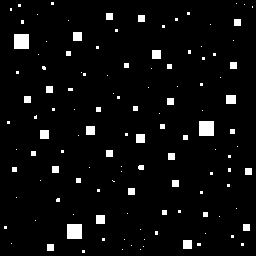
#> input picture Lab5/pics/squares.tif, 256 x 256 px
$ python squares.py
#> lines starting #> are read from the running program, lines starting #| are printed output that depends on the picture; after the words box and inside, x2 and y2 are one past the last pixel; in counts of white or black regions, pixels touching at a corner belong together
from pathlib import Path
import numpy as np
import matplotlib.pyplot as plt
from scipy import ndimage
from PIL import Image

# ----------------------------------------------------- load image ---------------------------------------------
file_name = Path('.', 'pics', 'squares.tif')

# Open the image with pillow and convert to numpy array
image = Image.open(file_name)
#> image is the input picture: PIL image 256x256 1; 4.3% white; 122 white regions (82 under 20 px), largest, box (x1, y1, x2, y2) and area: (14, 34, 29, 49) 225, (199, 121, 214, 136) 225, (67, 224, 82, 239) 225
bin_image = np.asarray(Image.open(file_name))

nRows = bin_image.shape[0]
#> nRows = 256
nCols = bin_image.shape[1]
#> nCols = 256

ker5 = np.ones((5, 5), dtype=bool)
ker6 = np.ones((6, 6), dtype=bool)

eroded5 = ndimage.binary_erosion(bin_image, structure=ker5)
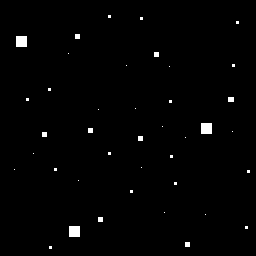
#> eroded5: shape (256, 256) bool; 1.1% white; 40 white regions (29 under 20 px), largest, box (x1, y1, x2, y2) and area: (16, 36, 27, 47) 121, (201, 123, 212, 134) 121, (69, 226, 80, 237) 121
im5 = ndimage.binary_dilation(eroded5, structure=ker5)
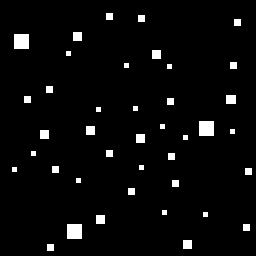
#> im5: shape (256, 256) bool; 3.7% white; 40 white regions, largest, box (x1, y1, x2, y2) and area: (14, 34, 29, 49) 225, (199, 121, 214, 136) 225, (67, 224, 82, 239) 225
eroded6 = ndimage.binary_erosion(bin_image, structure=ker6)
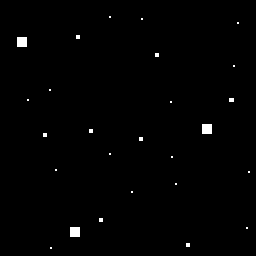
#> eroded6: shape (256, 256) bool; 0.75% white; 26 white regions (22 under 20 px), largest, box (x1, y1, x2, y2) and area: (17, 37, 27, 47) 100, (202, 124, 212, 134) 100, (70, 227, 80, 237) 100, (229, 98, 234, 102) 20
im6 = ndimage.binary_dilation(eroded6, structure=ker6)
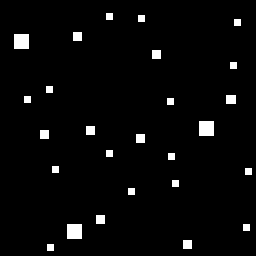
#> im6: shape (256, 256) bool; 3.2% white; 26 white regions, largest, box (x1, y1, x2, y2) and area: (14, 34, 29, 49) 225, (199, 121, 214, 136) 225, (67, 224, 82, 239) 225

# subtract from the squares >5 the squares >6 to get only squraes in shape 5x5
only5 = np.bitwise_xor(im5,im6)
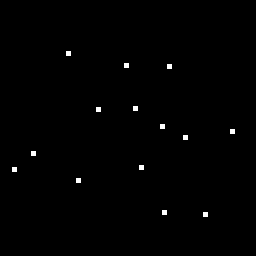
#> only5: shape (256, 256) bool; 0.53% white; 14 white regions, largest, box (x1, y1, x2, y2) and area: (66, 51, 71, 56) 25, (124, 63, 129, 68) 25, (167, 64, 172, 69) 25

# Iterate over the entire image and detect segments
segment_array = []
input_image = only5
while np.sum(input_image) > 0:
    search = True
    segment = np.zeros((nRows, nCols), dtype=bool)
    for i in range(nRows):
        for j in range(nCols):
            if(input_image[i,j] and search):            # find the seed pixel
                search = False
                segment[i,j] = 1
            if(input_image[i,j] and segment[i-1,j]      # find connected pixels and
            or input_image[i,j] and segment[i+1,j]      # add them to the segment
            or input_image[i,j] and segment[i,j-1]
            or input_image[i,j] and segment[i,j+1]):
                segment[i,j] = 1
    segment_array.append(segment)                       # append the found segment to the array
    input_image = np.bitwise_xor(input_image,segment)   # subtract the detected segment from the input
#> this loop made 14 passes
#> input_image: shape (256, 256) bool; every value is 0
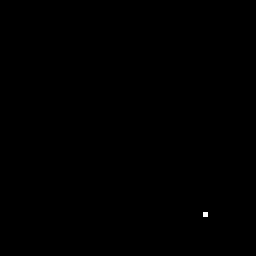
#> segment: shape (256, 256) bool; 0.04% white; 1 white region, box (x1, y1, x2, y2) and area: (203, 212, 208, 217) 25
#> after the loop, segment_array = 14 items

print ('Found Segments: ',len(segment_array))
#| Found Segments:  14
print('\nyou could count all white pixels and divide by 5*5 to get the number of 5x5 squares')

# --------------------------------------------------------- display images ---------------------------------------------
fig0 = plt.figure(1)
plt.subplot(2, 2, 1)
plt.title('original')
plt.imshow(bin_image, cmap='gray')

plt.subplot(2, 2, 2)
plt.title('>=5')
plt.imshow(im5, cmap='gray')

plt.subplot(2, 2, 3)
plt.title('>=6')
plt.imshow(im6, cmap='gray')

plt.subplot(2, 2, 4)
plt.title('result')
plt.imshow(only5, cmap='gray')

plt.tight_layout()
for ax in fig0.get_axes():
    ax.axis('off')
plt.show()

# ------------------------------- segments ------------------------------
fig1 = plt.figure(2)
plt.subplot(2, 2, 1)
plt.title('segment 1')
plt.imshow(segment_array[0], cmap='gray')

plt.subplot(2, 2, 2)
plt.title('segment 2')
plt.imshow(segment_array[1], cmap='gray')

plt.subplot(2, 2, 3)
plt.title('segment 3')
plt.imshow(segment_array[2], cmap='gray')

plt.subplot(2, 2, 4)
plt.title('segment 4')
plt.imshow(segment_array[3], cmap='gray')

plt.tight_layout()
for ax in fig1.get_axes():
    ax.axis('off')
plt.show()
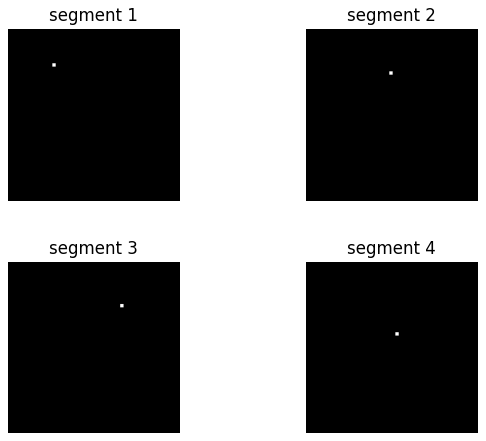
#> figure drawn by matplotlib, 4 panels
